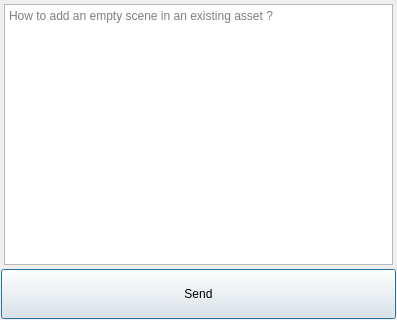
<?xml version="1.0" encoding="UTF-8"?>
<ui version="4.0">
 <class>Dialog</class>
 <widget class="QDialog" name="Dialog">
  <property name="geometry">
   <rect>
    <x>0</x>
    <y>0</y>
    <width>397</width>
    <height>320</height>
   </rect>
  </property>
  <property name="windowTitle">
   <string>Dialog</string>
  </property>
  <layout class="QVBoxLayout" name="verticalLayout_2">
   <property name="spacing">
    <number>1</number>
   </property>
   <property name="leftMargin">
    <number>1</number>
   </property>
   <property name="topMargin">
    <number>1</number>
   </property>
   <property name="rightMargin">
    <number>1</number>
   </property>
   <property name="bottomMargin">
    <number>1</number>
   </property>
   <item>
    <widget class="QFrame" name="main_frame">
     <layout class="QVBoxLayout" name="verticalLayout">
      <property name="leftMargin">
       <number>3</number>
      </property>
      <property name="topMargin">
       <number>3</number>
      </property>
      <property name="rightMargin">
       <number>3</number>
      </property>
      <property name="bottomMargin">
       <number>3</number>
      </property>
      <item>
       <widget class="QTextEdit" name="message_textEdit">
        <property name="placeholderText">
         <string>How to add an empty scene in an existing asset ?</string>
        </property>
       </widget>
      </item>
     </layout>
    </widget>
   </item>
   <item>
    <widget class="QPushButton" name="report_error_pushButton">
     <property name="minimumSize">
      <size>
       <width>0</width>
       <height>50</height>
      </size>
     </property>
     <property name="text">
      <string>Send</string>
     </property>
    </widget>
   </item>
  </layout>
 </widget>
 <resources/>
 <connections/>
</ui>
